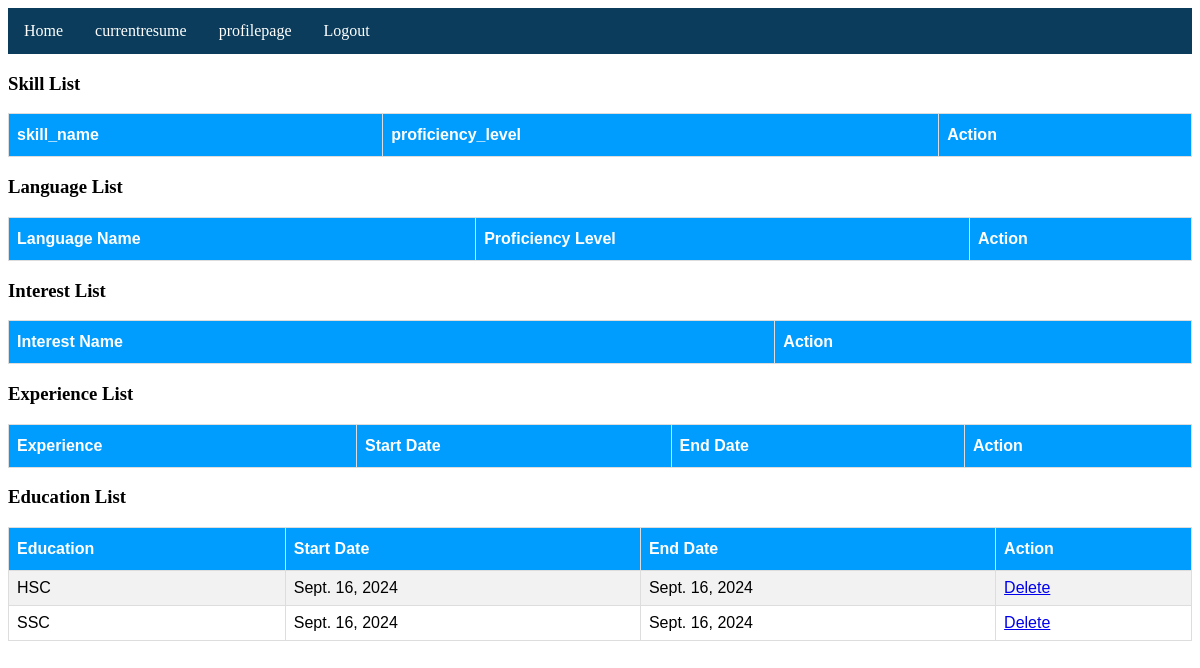
The page /Education_list/ (signed in) on the database its author committed.
### myapp/models.py (models this page shows, shortened)
class Education_Model(models.Model):
    user=models.ForeignKey(Custom_user,null=True,on_delete=models.CASCADE)
    type=models.CharField(max_length=100, null=True)
    start_date=models.DateField(max_length=100, null=True)
    end_date=models.DateField(max_length=100, null=True)

### myproject/views.py (the view)
# urls.py: path('Education_list/', Education_list, name='Education_list'),
def Education_list(req):
    current_user=req.user
    myedu=Education_Model.objects.filter(user=current_user)
    return render(req, 'skill_list.html',{'myedu':myedu})

### template/skill_list.html (shortened to what this page needs)
{% extends 'base.html' %}
{% block body %}
<!DOCTYPE html>
<html>
<head>
</head>
<body>
<h3>Skill List</h3>
<table id="customers">
  <tr>
    <th>skill_name</th>
    <th>proficiency_level</th>
    <th>Action</th>
 </tr>
</table>
<h3>Language List</h3>
<table id="customers">
  <tr>
    <th>Language Name</th>
    <th>Proficiency Level</th>
    <th>Action</th>
 </tr>
</table>
<h3>Interest List</h3>
<table id="customers">
  <tr>
    <th>Interest Name</th>
    <th>Action</th>
 </tr>
</table>
<h3>Experience List</h3>
<table id="customers">
  <tr>
    <th>Experience</th>
    <th>Start Date</th>
    <th>End Date</th>
    <th>Action</th>
 </tr>
</table>
<h3>Education List</h3>
<table id="customers">
  <tr>
    <th>Education</th>
    <th>Start Date</th>
    <th>End Date</th>
    <th>Action</th>
 </tr>
  {% for i in myedu %}
  <tr>
    <td>{{i.type}}</td>
    <td>{{i.start_date}}</td>
    <td>{{i.end_date}}</td>
    <td>
       <a href="{% url 'edeletepage' i.id %}">Delete</a>
    </td>
  {% endfor %}
</table>
</body>
</html>
{% endblock body %}

### template/base.html (style rules this page uses)
body { background-color:white; }

### template/skill_list.html (style rules this page uses)
#customers { font-family: Arial, Helvetica, sans-serif; border-collapse: collapse; width: 100%; }
#customers td, #customers th { border: 1px solid #ddd; padding: 8px; }
#customers tr:nth-child(even) { background-color: #f2f2f2; }
#customers th { padding-top: 12px; padding-bottom: 12px; text-align: left; background-color: rgb(0, 157, 255); color: white; }

### rows shown on the page
Education_Model: type "HSC", start_date "Sept. 16, 2024", end_date "Sept. 16, 2024"
Education_Model: type "SSC", start_date "Sept. 16, 2024", end_date "Sept. 16, 2024"
